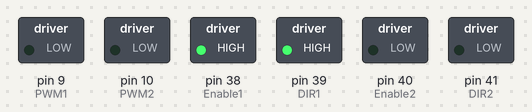
Bench run of a sketch on a simulated Arduino Mega 2560, built with avr-gcc and run on an emulated ATmega2560. On the bench: switched loads named in the sketch (green lamp = pin HIGH).

Above: at 2.0 s.
At 4.1 s:
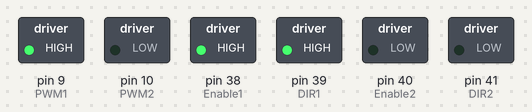
At 6.2 s:
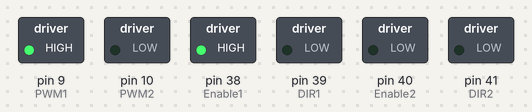
At 8.3 s:
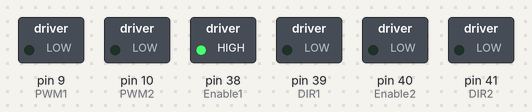
Timing chart, 0 to 9.7 s (numbered marks = the images above):
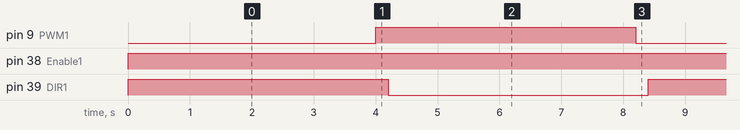

The sketch:

LAB_9_2_1_201812145_.ino
```cpp
//DC모터
//L293D모터 드라이버 칩
//Enable - 모터 활성화/비활성화, DIR - 방향 제어, PWMS - 속도 제어

//DIR1 - HIGH : 정방향, LOW : 역방향
//PWM1(DIR1이 HIGH(정방향(HIGH) 일때)) - HIGH : 최저속도, LOW : 최고속도
//PWM1(DIR1이 LOW(역방향(LOW) 일때)) - HIGH : 최고속도, LOW : 최저속도
int Enable1 = 38; //모터 1
int DIR1 =39;
int PWM1 = 9;

int Enable2 = 40; //모터 2
int DIR2 = 41;
int PWM2 = 10;

void setup() {
  pinMode(Enable1, OUTPUT);
  digitalWrite(Enable1, LOW); //모터 제어 불가능 상태
  pinMode(PWM1, OUTPUT);
  pinMode(DIR1, OUTPUT);

  pinMode(Enable2, OUTPUT);
  digitalWrite(Enable2, LOW); //모터 제어 불가능 상태
  pinMode(PWM2, OUTPUT);
  pinMode(DIR2, OUTPUT);

}

void loop() {
  //모터 1 제어
  digitalWrite(Enable1, HIGH); //모터 제어 가능 상태
  digitalWrite(DIR1, HIGH); //정방향 회전
  digitalWrite(PWM1, LOW);  //최고 속도
  delay(4000);
  digitalWrite(PWM1, HIGH); //속도 0
  delay(200);

  digitalWrite(DIR1, LOW); // 역방향 회전
  digitalWrite(PWM1, HIGH); // 최고 속도
  delay(4000);
  digitalWrite(PWM1, LOW); // 속도 0
  delay(200);


  digitalWrite(Enable1, LOW); // 모터 제어 불가능 상태


}
```

Measured:
- by itself, pin 9 (PWM1), pin 39 (DIR1): alternates HIGH for 4.2 s and LOW for 4.2 s
- by itself, pin 38 (Enable1): LOW → HIGH at 0.00 s
- by itself, everything shown: repeats every 8.4 s, in 4 steps
